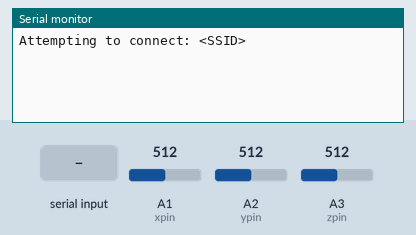
This sketch was run on a simulated Arduino Uno, built with avr-gcc and run on an emulated ATmega328P. Parts: the last lines printed to the serial monitor. The inputs (shaded band) are chosen by the test bench; at power-on: A1 (xpin) = 512, A2 (ypin) = 512, A3 (zpin) = 512.

Above: at 1.2 s.
1.3 s: "ESP:CONNECTED\n" received over the second serial link
At 6.3 s:
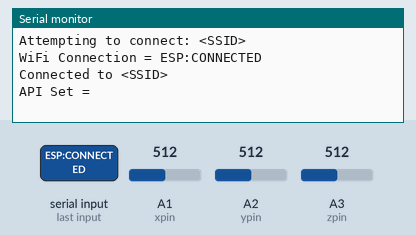
12.6 s: "ESP:POST_OK\n" received over the second serial link
At 15.9 s:
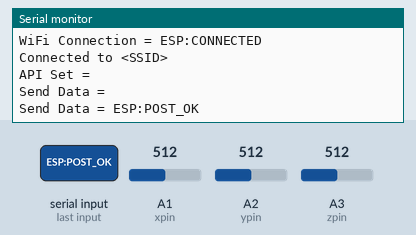
23.9 s: "ESP:WIFI_STATUS=\n" received over the second serial link
At 27.1 s:
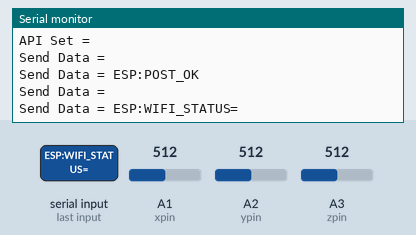
35.2 s: "90,45\n" received over the second serial link
At 37.1 s:
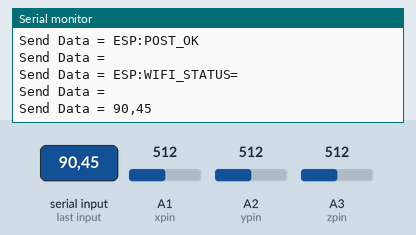
47.7 s: "30,150\n" received over the second serial link
At 56.7 s:
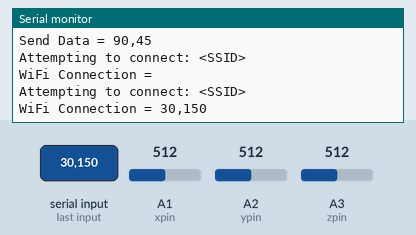
59.0 s: "ESP:POST_OK\n" received over the second serial link
At 67.1 s:
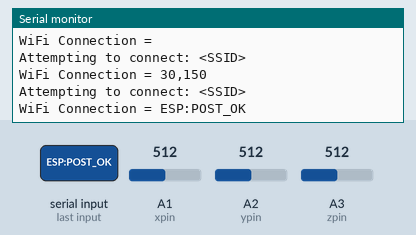

Measured:
- after the input at 1.3 s, the serial monitor: prints a new line after 3.8 s (image 1)
- after the input at 12.6 s, the serial monitor: prints a new line after 2.9 s (image 2)
- after the input at 23.9 s, the serial monitor: prints a new line after 1.9 s (image 3)
- after the input at 35.2 s, the serial monitor: prints a new line after 0.99 s (image 4)
- after the input at 47.7 s, the serial monitor: prints a new line after 8.6 s (image 5)
- after the input at 59.0 s, the serial monitor: prints a new line after 7.3 s (image 6)

The sketch:

wifi_acc_sensor.ino
```cpp
#include <SoftwareSerial.h>

// soft serial port to communicate with ESP8266 WiFi module
SoftwareSerial esp8266(7,8);

// Debug mode
boolean debug = true;

// WiFi network
const String ssid     = "<SSID>";
const String password = "<PASSWORD>";
boolean wifi_connected = false;

// Remote server
const String serverIP = "192.168.0.100";
const int port = 3000;

// Sensor ID
const String sensorID = "55f824c006e288bd25abd3bc";

// other variables
String commandBuffer = "";
boolean stringComplete = false;
int v_error = 0;      // number of consecutive transmission errors
int wait_time = 5000; // time to pause in main loop

// Accelerometer
const int xpin = A1;                  // x-axis of the accelerometer
const int ypin = A2;                  // y-axis
const int zpin = A3;                  // z-axis (only on 3-axis models)

// Runs ones after RST
void setup()
{
  Serial.begin(9600);
  delay(10);
  esp8266.begin(9600);
  delay(10);

  // initialize a string buffer
  commandBuffer.reserve(200);
}

// Runs forever..
void loop()
{
  // Display data from ESP
  //R_communication();
  // Send command from Serial Monitor to ESP
  //S_communication();

  // check WiFi status, connect if needed
  if (wifi_connected) {

    // Send accelerometer`s data
    int send_data_response = send_acc_data(analogRead(xpin), analogRead(ypin), analogRead(zpin));

    // check the number of errors
    if (send_data_response > 0) {
      v_error += 1;
      if (v_error > 3) {
        v_error = 0;
        wifi_connected = false; // try to reconnect on next iteration
      }
    } else {
      v_error = 0;
    }


  } else {
    // Attemp to connect to the network
    connect_to_wifi();
  }

  // wait time between iterations
  delay(wait_time);
}

void connect_to_wifi() {
  if (debug) Serial.println("Attempting to connect: " + ssid);
  esp8266.print("CONNECT ssid=" + ssid + " password=" + password + "\n");

  // wait 5 seconds
  delay(5000);

  // check ESP response
  String response = get_esp_response();
  if (debug) Serial.println("WiFi Connection = " + response);
  if (response.indexOf("ESP:CONNECTED") != -1) {
    wifi_connected = true;
    if (debug) Serial.println("Connected to " + ssid);

    // Set server API
    esp8266.print("API host=" + serverIP + " port=");
    esp8266.println(port, DEC);
    delay(10);

    response = get_esp_response();
    if (debug) Serial.println("API Set = " + response);
  }
}

// Send data to ESP
// POST sensorID=55f824c006e288bd25abd3bc data={"o1":1.1,"o2":1.2,"o3":1.3}
int send_acc_data(int x, int y, int z) {
  // prepare command
  String post = "POST sensorID=";
  post += sensorID;
  post += " data={\"o1\":";
  post += x;
  post += ",\"o2\":";
  post += y;
  post += ",\"o3\":";
  post += z;
  post += "}";

  // send command
  esp8266.println(post);
  delay(100);

  // check response from ESP
  String esp_response = get_esp_response();
  if (debug) Serial.println("Send Data = " + esp_response);
  if (esp_response.indexOf("ESP:POST_OK") != -1) return(0); // return 0 if OK

  return(1);
}

// Check ESP wifi status
int check_wifi_status() {
  int wifi_status = -1;

  // ESP WiFi status command
  esp8266.print("WIFI_STATUS\n");
  delay(10);

  // Read response from ESP
  String s_buffer = get_esp_response();

  // Parse WiFi status from response
  if (debug) Serial.println("WiFi Status = " + s_buffer);
  if (s_buffer.indexOf("ESP:CONNECTED") != -1) wifi_status = 3;
  if (s_buffer.indexOf("ESP:WIFI_STATUS=") != -1) {
    wifi_status = s_buffer.substring(16).toInt();
  }

  return(wifi_status);
}

String get_esp_response() {
  // Read response from ESP
  String s_buffer = "";
  while (esp8266.available() > 0) {
     char c = (char)esp8266.read();
     if (c == '\n') break;
     s_buffer += c;
  }
  return(s_buffer);
}

// Display data from ESP
void R_communication() {
  if(esp8266.available()) {
    while(esp8266.available() > 0) {
      Serial.write(esp8266.read());
    }
  }
}

// Send command from Serial Monitor to ESP
void S_communication() {

  // read the whole command from Serial first
  while (Serial.available()) {
    // get the new byte:
    char inChar = (char)Serial.read();
    if (inChar != '\n') {
      // add it to the inputString:
      commandBuffer += inChar;
    } else {
      // do not add the end of the line character
      stringComplete = true;
      break;
    }
  }

  // send command to ESP
  if (stringComplete) {
    //Serial.println("NANO: " + commandBuffer);
    esp8266.print(commandBuffer + "\n");
    commandBuffer = "";
    stringComplete = false;
  }
}
```
